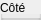
    <widget class="QGroupBox" name="groupBox_6">
     <property name="geometry">
      <rect>
       <x>-70</x>
       <y>50</y>
       <width>41</width>
       <height>20</height>
      </rect>
     </property>
     <property name="font">
      <font>
       <pointsize>9</pointsize>
      </font>
     </property>
     <property name="title">
      <string>Côté</string>
     </property>
     <widget class="QRadioButton" name="radioDroitButton">
      <property name="geometry">
       <rect>
        <x>80</x>
        <y>20</y>
        <width>51</width>
        <height>17</height>
       </rect>
      </property>
      <property name="font">
       <font>
        <pointsize>8</pointsize>
       </font>
      </property>
      <property name="text">
       <string>Droit</string>
      </property>
     </widget>
     <widget class="QRadioButton" name="radioGaucheButton">
      <property name="geometry">
       <rect>
        <x>10</x>
        <y>20</y>
        <width>61</width>
        <height>17</height>
       </rect>
      </property>
      <property name="font">
       <font>
        <pointsize>8</pointsize>
       </font>
      </property>
      <property name="text">
       <string>Gauche</string>
      </property>
     </widget>
     <widget class="QCheckBox" name="AnomaliesVisiblescheckBox">
      <property name="geometry">
       <rect>
        <x>10</x>
        <y>50</y>
        <width>121</width>
        <height>16</height>
       </rect>
      </property>
      <property name="font">
       <font>
        <pointsize>8</pointsize>
       </font>
      </property>
      <property name="text">
       <string>Anomalie(s) visible(s)</string>
      </property>
     </widget>
    </widget>
